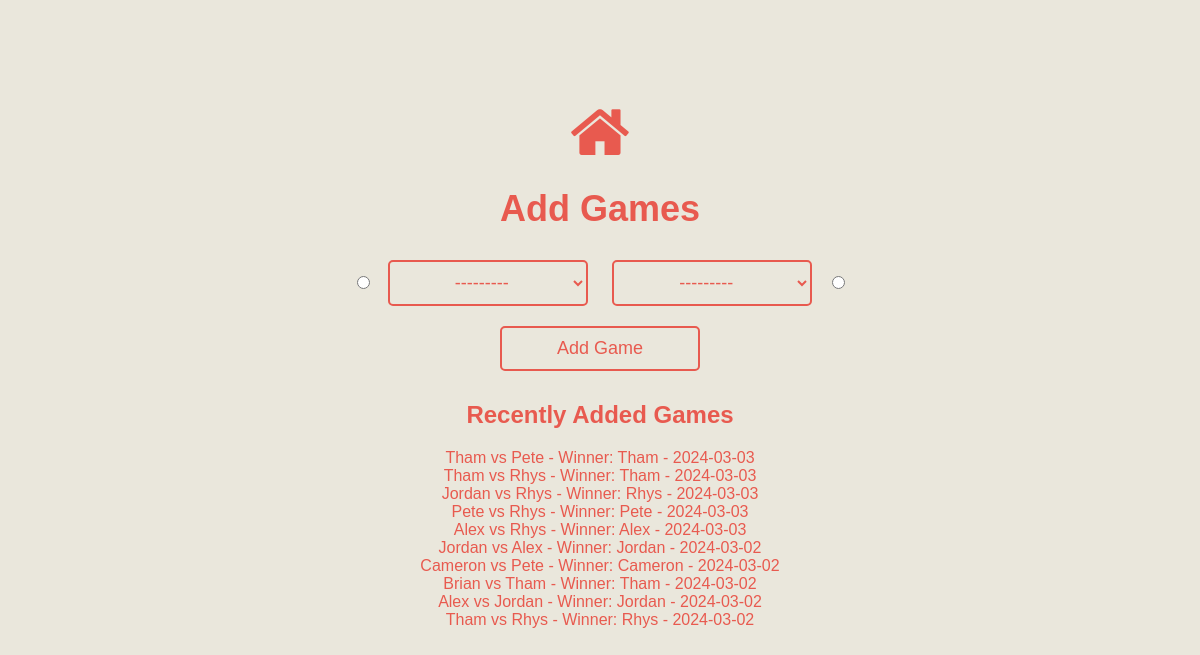
The app's page /pool/addgames/, older data.
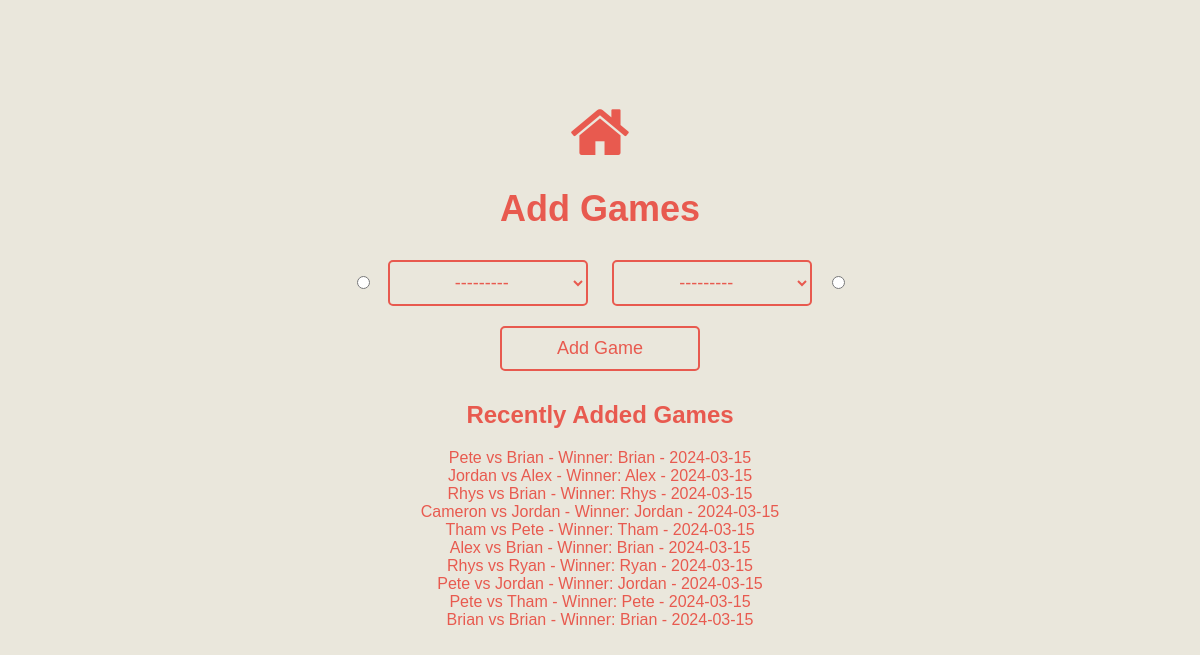
The same page, newer data.
### pool/models.py (models this page shows)
class Game(models.Model):
    player_1 = models.ForeignKey(Player, related_name='game_player_1', on_delete=models.CASCADE)
    player_2 = models.ForeignKey(Player, related_name='game_player_2', on_delete=models.CASCADE)
    winner = models.ForeignKey(Player, related_name='won_game', on_delete=models.CASCADE)
    game_date = models.DateTimeField()
    def __str__(self):
        return f'{self.player_1.name} vs {self.player_2.name} - Winner: {self.winner.name} - {self.game_date.date()}'

class Player(models.Model):
    name = models.CharField(max_length=200, unique=True)
    def __str__(self):
        return self.name

### pool/views.py (the view)
# urls.py: path('addgames/', views.add_games, name='add_games'),
def add_games(request):
    if request.method == 'POST':
        form = NewGameForm(request.POST)
        if form.is_valid():
            player_1 = form.cleaned_data['player_1']
            player_2 = form.cleaned_data['player_2']
            winner_rad = form.cleaned_data['winner']
            if winner_rad == 'player_1':
                winner = player_1
            else:
                winner = player_2
            game = Game(player_1=player_1, player_2=player_2, winner=winner, game_date=timezone.now())
            game.save()
            return redirect('add_games')
    else:
        form = NewGameForm()
    last_ten_games = Game.objects.order_by('-game_date')[:10]
    players = Player.objects.all()
    context = {
        'form': form,
        'players': players,
        'last_ten_games': last_ten_games
    }
    return render(request, 'pool/addgames.html', context)

### pool/forms.py (shortened to what this page needs)
class NewGameForm(forms.ModelForm):
    winner = forms.ChoiceField(choices=(('player_1', 'Player 1'), ('player_2', 'Player 2')), widget=forms.RadioSelect, required=True)
    class Meta:
        model = Game
        fields = ['player_1', 'player_2'] # game will be preprocessed in the view to get current datetime and set winner from radio
        widgets = {
            'player_1': forms.Select(attrs={'class': 'button'}),
            'player_2': forms.Select(attrs={'class': 'button'}),
        }

### pool/templates/pool/addgames.html (shortened to what this page needs)
{% extends "./index.html" %}
{% block title %}<h1>Add Games</h1>{% endblock %}
{% block maincontent %}
<form method="post" action="{% url 'add_games' %}" >
    <input type="radio" name="winner" value="player_1">
    {{ form.player_1 }}
    {{ form.player_2 }}
    <input type="radio" name="winner" value="player_2">
    <br>
    <input type="submit" value="Add Game" class="button">
</form>
<h2>Recently Added Games</h2>
{% for game in last_ten_games %}
    {{ game }}
    <br>
{% endfor %}
{% endblock %}

Row changes from the older to the newer data that the page shows:
no longer on this page (row unchanged): Game: player_1+player_2+winner "Tham vs Pete - Winner: Tham - 2024-03-03"
no longer on this page (row unchanged): Game: player_1+player_2+winner "Tham vs Rhys - Winner: Tham - 2024-03-03"
no longer on this page (row unchanged): Game: player_1+player_2+winner "Jordan vs Rhys - Winner: Rhys - 2024-03-03"
no longer on this page (row unchanged): Game: player_1+player_2+winner "Pete vs Rhys - Winner: Pete - 2024-03-03"
no longer on this page (row unchanged): Game: player_1+player_2+winner "Alex vs Rhys - Winner: Alex - 2024-03-03"
no longer on this page (row unchanged): Game: player_1+player_2+winner "Jordan vs Alex - Winner: Jordan - 2024-03-02"
no longer on this page (row unchanged): Game: player_1+player_2+winner "Cameron vs Pete - Winner: Cameron - 2024-03-02"
no longer on this page (row unchanged): Game: player_1+player_2+winner "Brian vs Tham - Winner: Tham - 2024-03-02"
no longer on this page (row unchanged): Game: player_1+player_2+winner "Alex vs Jordan - Winner: Jordan - 2024-03-02"
no longer on this page (row unchanged): Game: player_1+player_2+winner "Tham vs Rhys - Winner: Rhys - 2024-03-02"
added Game: player_1+player_2+winner "Pete vs Brian - Winner: Brian - 2024-03-15"
added Game: player_1+player_2+winner "Jordan vs Alex - Winner: Alex - 2024-03-15"
added Game: player_1+player_2+winner "Rhys vs Brian - Winner: Rhys - 2024-03-15"
added Game: player_1+player_2+winner "Cameron vs Jordan - Winner: Jordan - 2024-03-15"
added Game: player_1+player_2+winner "Tham vs Pete - Winner: Tham - 2024-03-15"
added Game: player_1+player_2+winner "Alex vs Brian - Winner: Brian - 2024-03-15"
added Game: player_1+player_2+winner "Rhys vs Ryan - Winner: Ryan - 2024-03-15"
added Game: player_1+player_2+winner "Pete vs Jordan - Winner: Jordan - 2024-03-15"
added Game: player_1+player_2+winner "Pete vs Tham - Winner: Pete - 2024-03-15"
added Game: player_1+player_2+winner "Brian vs Brian - Winner: Brian - 2024-03-15"
